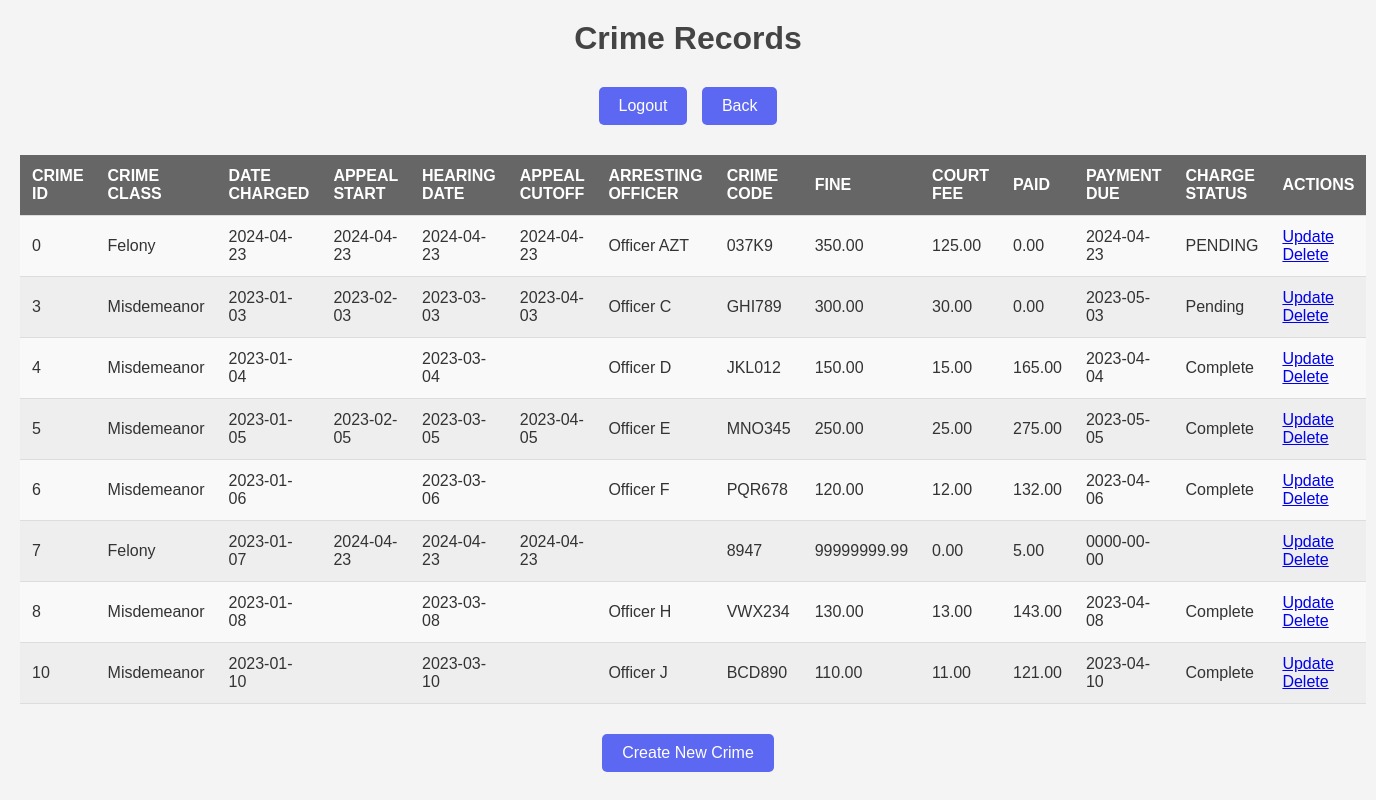
Screenshot of /crime.php (signed in) with the database file from the repository.
### tables this page shows
CREATE TABLE `crime` (
  `crime_id` int(11) NOT NULL,
  `crime_class` varchar(50) DEFAULT NULL,
  `date_ch` date DEFAULT NULL,
  `appeal_start` date DEFAULT NULL,
  `hearing_date` date DEFAULT NULL,
  `appeal_cutoff` date DEFAULT NULL,
  `arresting_officer` varchar(255) DEFAULT NULL,
  `crime_code` varchar(50) DEFAULT NULL,
  `fine` decimal(10,2) DEFAULT NULL,
  `court_fee` decimal(10,2) DEFAULT NULL,
  `paid` decimal(10,2) DEFAULT NULL,
  `payment_due` date DEFAULT NULL,
  `charge_status` varchar(50) DEFAULT NULL
);

### crime.php (the view, shortened to what this page needs)
<?php
include 'database.php';
$sql = "SELECT * FROM Crime";
$stmt = $pdo->query($sql);
$crimes = $stmt->fetchAll();
?>
<!DOCTYPE html>
<html lang="en">
<head>
    <link rel="stylesheet" href="static/css/style.css">
</head>
<body>
    <h1>Crime Records</h1>
    <button onclick="location.href='logout.php';">Logout</button>
    <button onclick="location.href='welcome.php';">Back</button>
    <table>
        <tr>
            <th>Crime ID</th>
            <th>Crime Class</th>
            <th>Date Charged</th>
            <th>Appeal Start</th>
            <th>Hearing Date</th>
            <th>Appeal Cutoff</th>
            <th>Arresting Officer</th>
            <th>Crime Code</th>
            <th>Fine</th>
            <th>Court Fee</th>
            <th>Paid</th>
            <th>Payment Due</th>
            <th>Charge Status</th>
            <th>Actions</th>
        </tr>
        <?php foreach ($crimes as $crime): ?>
        <tr>
            <td><?= htmlspecialchars($crime['crime_id']) ?></td>
            <td><?= htmlspecialchars($crime['crime_class']) ?></td>
            <td><?= htmlspecialchars($crime['date_ch']) ?></td>
            <td><?= htmlspecialchars($crime['appeal_start']) ?></td>
            <td><?= htmlspecialchars($crime['hearing_date']) ?></td>
            <td><?= htmlspecialchars($crime['appeal_cutoff']) ?></td>
            <td><?= htmlspecialchars($crime['arresting_officer']) ?></td>
            <td><?= htmlspecialchars($crime['crime_code']) ?></td>
            <td><?= htmlspecialchars($crime['fine']) ?></td>
            <td><?= htmlspecialchars($crime['court_fee']) ?></td>
            <td><?= htmlspecialchars($crime['paid']) ?></td>
            <td><?= htmlspecialchars($crime['payment_due']) ?></td>
            <td><?= htmlspecialchars($crime['charge_status']) ?></td>
            <td>
                <a href="update_crime.php?crime_id=<?= $crime['crime_id'] ?>">Update</a>
                <a href="delete_crime.php?crime_id=<?= $crime['crime_id'] ?>" onclick="return confirm('Are you sure?');">Delete</a>
            </td>
        </tr>
        <?php endforeach; ?>
    </table>
    <button onclick="location.href='create_crime.php';">Create New Crime</button>
</body>
</html>

### static/css/style.css (style rules this page uses)
body { font-family: 'Arial', sans-serif; background-color: #f4f4f4; color: #333; margin: 0; padding: 20px; text-align: center; }
h1, h2 { color: #444; margin: 0 0 20px 0; }
button { background-color: #5c67f2; color: white; border: none; padding: 10px 20px; margin: 10px 5px; border-radius: 5px; cursor: pointer; font-size: 16px; transition: background-color 0.3s ease; }
table { width: 100%; margin: 20px 0; border-collapse: collapse; }
th, td { padding: 12px; text-align: left; border-bottom: 1px solid #ddd; }
th { background-color: #666; color: white; text-transform: uppercase; }
tr:nth-child(even) { background-color: #f9f9f9; }
tr:nth-child(odd) { background-color: #eee; }

### rows the page displays
crime: crime_id "0", crime_class "Felony", date_ch "2024-04-23", appeal_start "2024-04-23", hearing_date "2024-04-23", appeal_cutoff "2024-04-23", arresting_officer "Officer AZT", crime_code "037K9", fine "350.00", court_fee "125.00", paid "0.00", payment_due "2024-04-23", charge_status "PENDING"
crime: crime_id "3", crime_class "Misdemeanor", date_ch "2023-01-03", appeal_start "2023-02-03", hearing_date "2023-03-03", appeal_cutoff "2023-04-03", arresting_officer "Officer C", crime_code "GHI789", fine "300.00", court_fee "30.00", paid "0.00", payment_due "2023-05-03", charge_status "Pending"
crime: crime_id "4", crime_class "Misdemeanor", date_ch "2023-01-04", hearing_date "2023-03-04", arresting_officer "Officer D", crime_code "JKL012", fine "150.00", court_fee "15.00", paid "165.00", payment_due "2023-04-04", charge_status "Complete"
crime: crime_id "5", crime_class "Misdemeanor", date_ch "2023-01-05", appeal_start "2023-02-05", hearing_date "2023-03-05", appeal_cutoff "2023-04-05", arresting_officer "Officer E", crime_code "MNO345", fine "250.00", court_fee "25.00", paid "275.00", payment_due "2023-05-05", charge_status "Complete"
crime: crime_id "6", crime_class "Misdemeanor", date_ch "2023-01-06", hearing_date "2023-03-06", arresting_officer "Officer F", crime_code "PQR678", fine "120.00", court_fee "12.00", paid "132.00", payment_due "2023-04-06", charge_status "Complete"
crime: crime_id "7", crime_class "Felony", date_ch "2023-01-07", appeal_start "2024-04-23", hearing_date "2024-04-23", appeal_cutoff "2024-04-23", crime_code "8947", fine "99999999.99", court_fee "0.00", paid "5.00", payment_due "0000-00-00"
crime: crime_id "8", crime_class "Misdemeanor", date_ch "2023-01-08", hearing_date "2023-03-08", arresting_officer "Officer H", crime_code "VWX234", fine "130.00", court_fee "13.00", paid "143.00", payment_due "2023-04-08", charge_status "Complete"
crime: crime_id "10", crime_class "Misdemeanor", date_ch "2023-01-10", hearing_date "2023-03-10", arresting_officer "Officer J", crime_code "BCD890", fine "110.00", court_fee "11.00", paid "121.00", payment_due "2023-04-10", charge_status "Complete"
